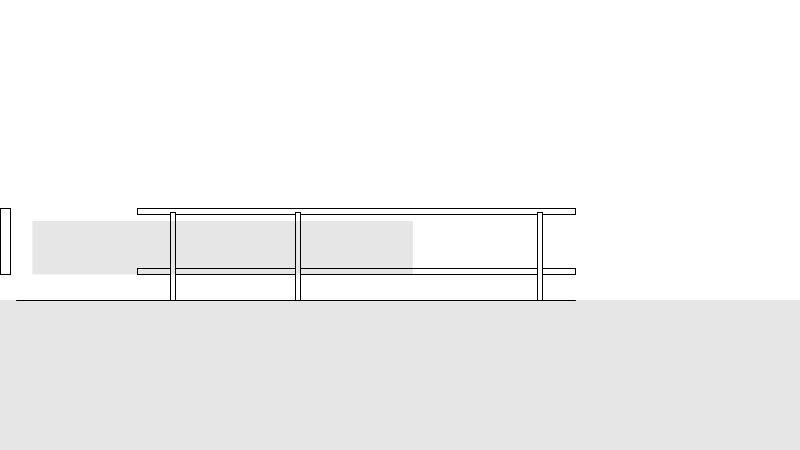
Frame 1 (no input)
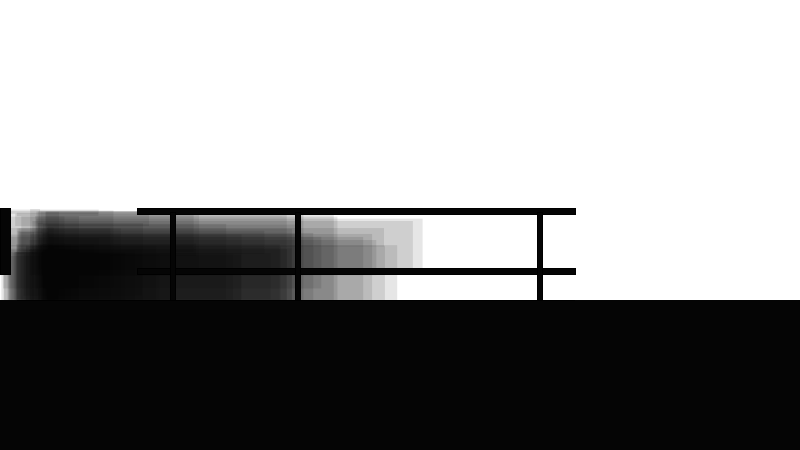
Frame 60 (the mouse pressed at the canvas centre just before this capture)
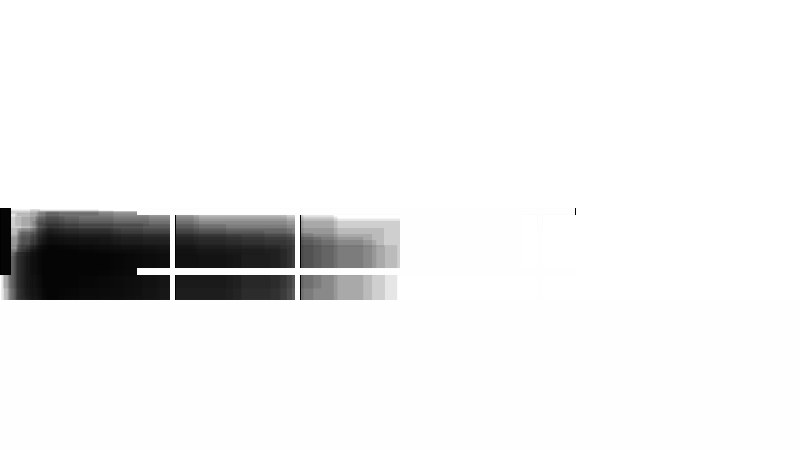
Frame 120 (the mouse held since frame 60 and released just before this capture)

The Processing sketch that drew these frames (run headless with seeded random() and noise(); from frame 60 on, the mouse is pressed at the canvas centre):

// Processing sketch: processing_57811
// ── processing_57811.pde

// Created by David Monnar
// ARCH 2503 Digital Media, Department of Architecture, Cornell AAP

void setup (){
  size (800, 450);
  smooth();
  background (255);
  noCursor();  
  frameRate(50);
}
 
void draw (){  
  
  
rect(mouseX, 208, mouseY/2+10, 66.3);
int inverseX = width-mouseX;
int inverseY = height-mouseY;
rect(inverseX, 208, (inverseY/2)+10, 66.3);

float my = constrain(mouseY, 208, 300);
line(16.6, 300,575,300);
rect(137.5,268.5,437.5,6.25); // horizontal 2
rect(137.5,208.3,437.5,6.25); //horizontal 3
rect(170,212.5,5,88.2);       // vertical 2 large
rect(295,212.5,5,88.2);       // vertical 3 large
rect(537.5,212.5,5,88.2);     // vertical 5 

  if(mousePressed){
    noStroke();
   fill (255, 255, 255, 75);
   
   rect (mouseX+random(50), my+random(50), random (width/2), random (height/2));
  
  }
  else {
    noStroke();
   fill (0, 0, 0, 25);
    rect (mouseX+random(50), my+random(50), random (width/2), random (height/2));
    
  }
  rect(0,300,800,600);
  
  }
